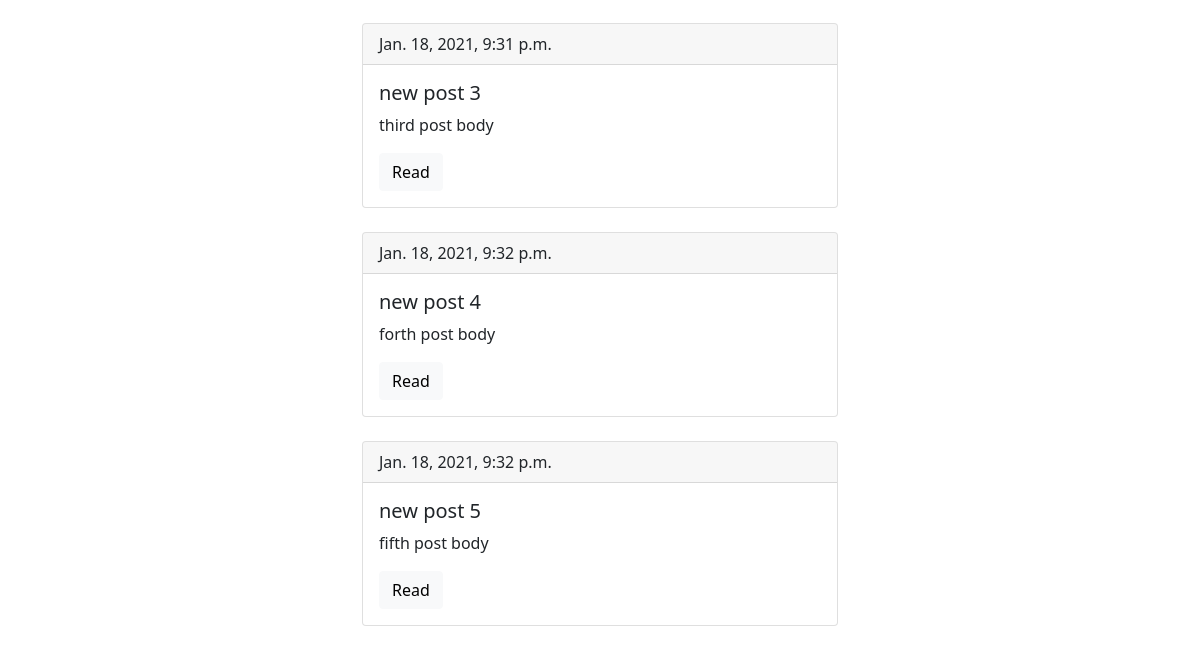
/blog/ (lower part), run on an earlier commit of the app's database.
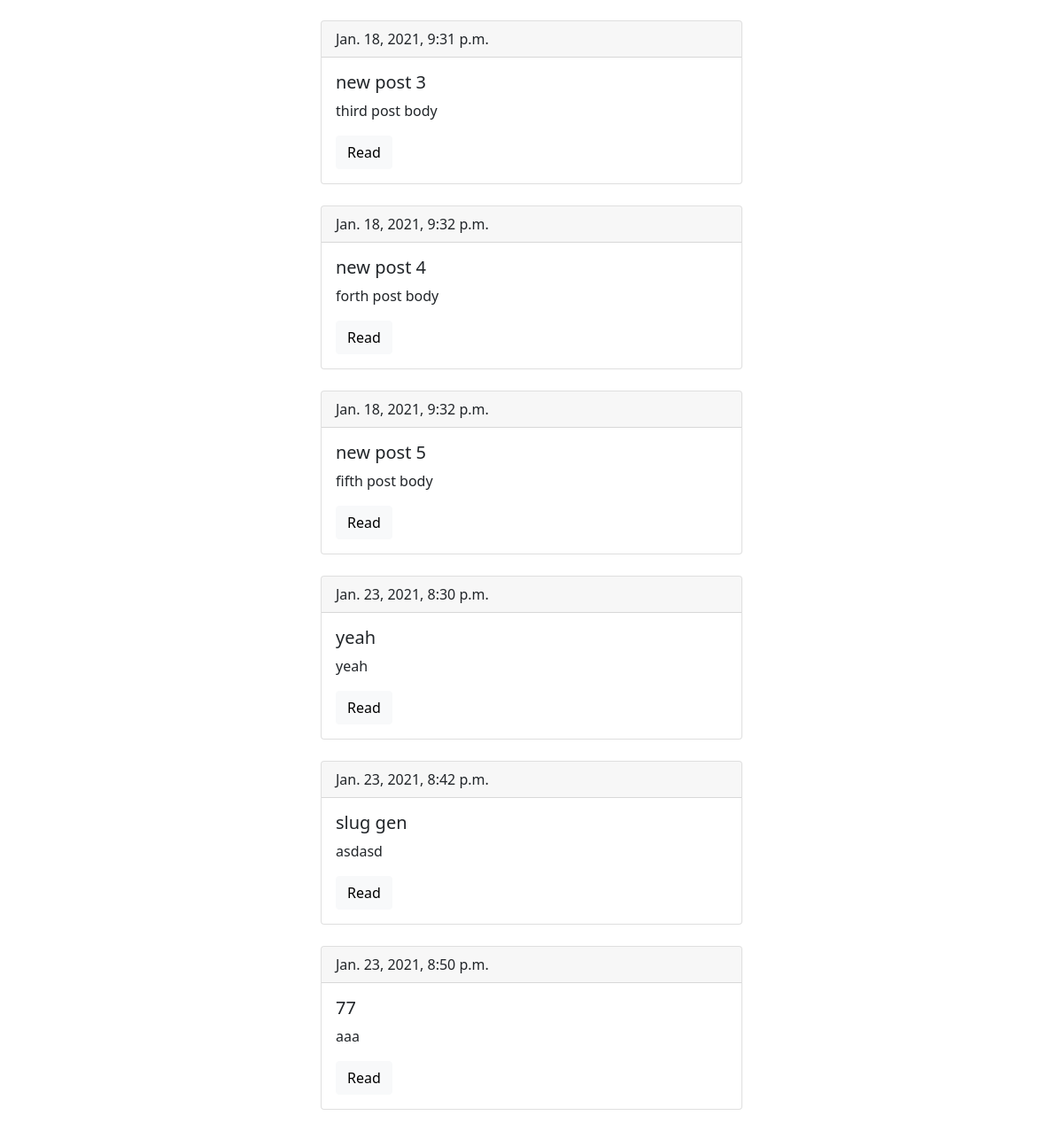
And on a later commit of the database.
### blog/models.py (models this page shows, shortened)
class Post(models.Model):
	title = models.CharField(max_length=150, db_index=True)
	slug = models.SlugField(max_length=150, blank=True, unique=True)
	body = models.TextField(blank=True, db_index=True)
	tags = models.ManyToManyField('Tag', blank=True, related_name='posts')
	date_pub = models.DateTimeField(auto_now_add=True)
	def get_absolute_url(self):
		return reverse('post_detail_url', kwargs={'slug': self.slug})

### blog/views.py (the view)
# urls.py: path('', posts_list, name='posts_list_url'),
def posts_list(request):
	posts = Post.objects.all()
	return render(request, 'blog/index.html', context={'posts': posts})

### blog/templates/blog/index.html (shortened to what this page needs)
{% extends 'blog/base_blog.html' %}
{% block content %}
	{% for post in posts %}
	<div class="card mb-4">
		<div class="card-header">
			{{ post.date_pub }}
		</div>
		<div class="card-body">
			<h5 class="card-title">{{ post.title }}</h5>
			<p class="card-text">{{ post.body|truncatewords:15 }}</p>
			<a href="{{ post.get_absolute_url }}" class="btn btn-light">Read</a>
		</div>
	</div>
	{% endfor %}
{% endblock %}

What changed in the data, as far as the page shows it:
added Post: date_pub "Jan. 23, 2021, 8:30 p.m.", title "yeah", body "yeah"
added Post: date_pub "Jan. 23, 2021, 8:42 p.m.", title "slug gen", body "asdasd"
added Post: date_pub "Jan. 23, 2021, 8:50 p.m.", title "77", body "aaa"
